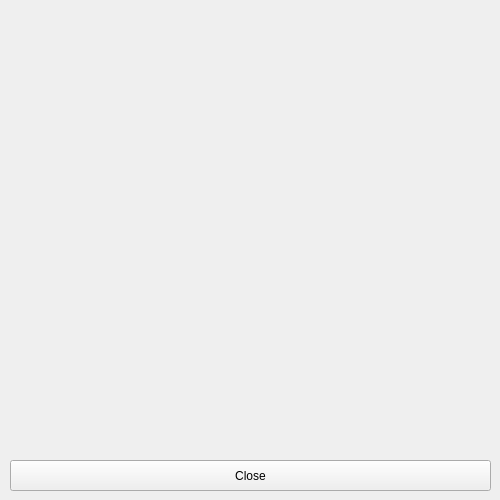
<?xml version="1.0" encoding="UTF-8"?>
<ui version="4.0">
 <class>Form</class>
 <widget class="QWidget" name="Form">
  <property name="geometry">
   <rect>
    <x>0</x>
    <y>0</y>
    <width>500</width>
    <height>500</height>
   </rect>
  </property>
  <property name="sizePolicy">
   <sizepolicy hsizetype="Fixed" vsizetype="Fixed">
    <horstretch>0</horstretch>
    <verstretch>0</verstretch>
   </sizepolicy>
  </property>
  <property name="minimumSize">
   <size>
    <width>500</width>
    <height>500</height>
   </size>
  </property>
  <property name="maximumSize">
   <size>
    <width>500</width>
    <height>500</height>
   </size>
  </property>
  <property name="windowTitle">
   <string>Form</string>
  </property>
  <widget class="QWidget" name="verticalLayoutWidget">
   <property name="geometry">
    <rect>
     <x>10</x>
     <y>20</y>
     <width>481</width>
     <height>431</height>
    </rect>
   </property>
   <layout class="QVBoxLayout" name="verticalLayout">
    <item>
     <widget class="QLabel" name="User_First_Name_Error">
      <property name="text">
       <string/>
      </property>
     </widget>
    </item>
    <item>
     <widget class="QLabel" name="User_Last_Name_Code">
      <property name="text">
       <string/>
      </property>
     </widget>
    </item>
    <item>
     <widget class="QLabel" name="User_Email_Error">
      <property name="text">
       <string/>
      </property>
     </widget>
    </item>
    <item>
     <widget class="QLabel" name="User_Contact_Number">
      <property name="text">
       <string/>
      </property>
     </widget>
    </item>
    <item>
     <widget class="QLabel" name="User_Password_Error">
      <property name="text">
       <string/>
      </property>
     </widget>
    </item>
    <item>
     <widget class="QLabel" name="User_Payment_Error">
      <property name="text">
       <string/>
      </property>
     </widget>
    </item>
   </layout>
  </widget>
  <widget class="QWidget" name="verticalLayoutWidget_2">
   <property name="geometry">
    <rect>
     <x>10</x>
     <y>460</y>
     <width>481</width>
     <height>31</height>
    </rect>
   </property>
   <layout class="QVBoxLayout" name="verticalLayout_2">
    <item>
     <widget class="QPushButton" name="CloseBtn">
      <property name="sizePolicy">
       <sizepolicy hsizetype="Minimum" vsizetype="Preferred">
        <horstretch>0</horstretch>
        <verstretch>0</verstretch>
       </sizepolicy>
      </property>
      <property name="text">
       <string>Close</string>
      </property>
     </widget>
    </item>
   </layout>
  </widget>
 </widget>
 <resources/>
 <connections/>
</ui>
